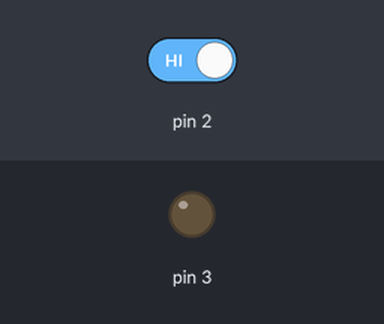
This sketch was run on a simulated Arduino Uno, built with avr-gcc and run on an emulated ATmega328P. On the bench: output pins drawn as LEDs (lit = HIGH). The test bench sets the inputs (shaded band); at power-on: pin 2 HIGH.

Above: at 1.2 s.
1.3 s: pin 2 driven LOW
At 2.5 s:
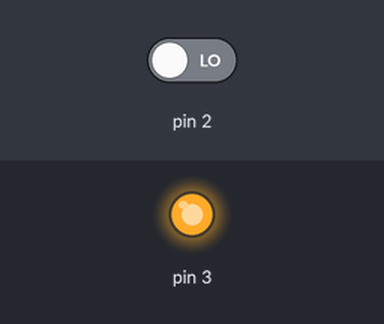
2.8 s: pin 2 driven HIGH
At 3.7 s:
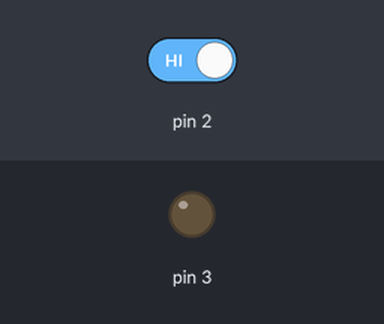
Timing chart, 0 to 5.8 s (numbered marks = the images above; inputs shaded):
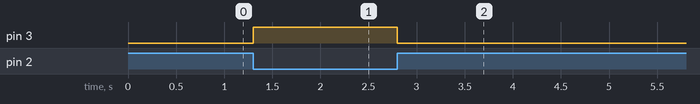

The sketch:

Question2.2-2.ino
```cpp
void setup () {
  pinMode (2, INPUT);
  pinMode (3, OUTPUT);
}

void loop () {
  if (digitalRead (2) != 1) {
    digitalWrite (3, HIGH);
  } else {
    digitalWrite (3, LOW);
  }
}
```

Measured:
- after the input at 1.3 s, pin 3: LOW → HIGH at once
- after the input at 2.8 s, pin 3: HIGH → LOW at once
